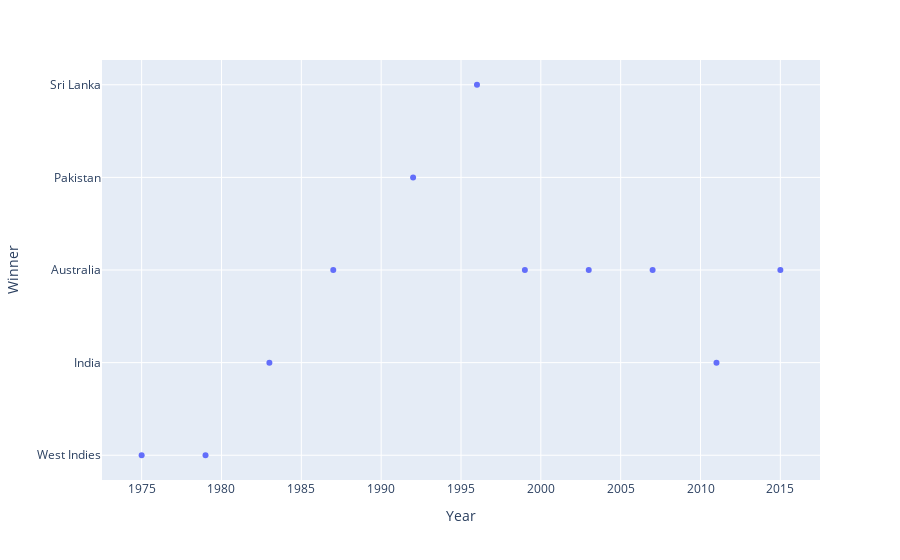

The notebook cell saved with this chart:
### Code cell
#Yearwise winner list
import plotly.express as go
import pandas as pd
std1=pd.read_excel('book2.xlsx')
print(std1)
fig = go.scatter(std1,x="Year",y="Winner")

fig.show()

### Figure 1 — Plotly figure (JSON) as saved in the notebook; plotly's stock layout.template omitted (floating-point values rounded to 4 significant figures)
{"data": [{"hovertemplate": "Year=%{x}<br>Winner=%{y}<extra></extra>", "legendgroup": "", "marker": {"color": "#636efa", "symbol": "circle"}, "mode": "markers", "name": "", "orientation": "h", "showlegend": false, "type": "scatter", "x": [1975, 1979, 1983, 1987, 1992, 1996, 1999, 2003, 2007, 2011, 2015], "xaxis": "x", "y": ["West Indies", "West Indies", "India", "Australia", "Pakistan", "Sri Lanka", "Australia", "Australia", "Australia", "India", "Australia"], "yaxis": "y"}], "layout": {"legend": {"tracegroupgap": 0}, "margin": {"t": 60}, "xaxis": {"anchor": "y", "domain": [0, 1], "title": {"text": "Year"}}, "yaxis": {"anchor": "x", "domain": [0, 1], "title": {"text": "Winner"}}}}
